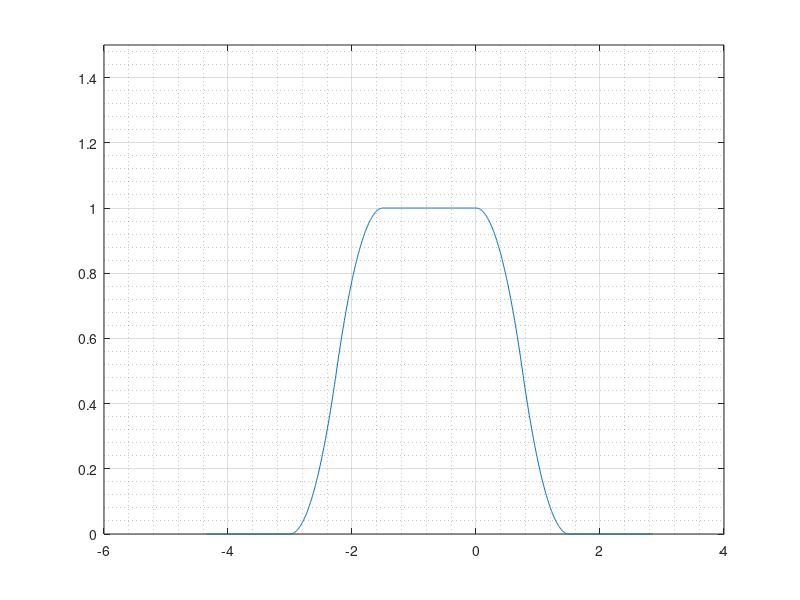

Write the MATLAB code that produced this figure.
function lab2

t=linspace(-1.2,1.2,1000);

b=0.5;
y=pB(t,b);
t=(t-0.25)/(0.5/(1+0.5));
plot(t,y);
ylim([0 1.5])

grid on
grid minor

function y=pB(t,b)

    L=length(t);
    y=zeros([1 L]);
    for k=1:L
        if (t(k) > b/2+0.5) || (t(k) < (-b/2)-0.5)
            y(k)=0;
        elseif (t(k) <= 0.5+ b/2) && (t(k) >=0.5)
            y(k)=(4*t(k)^2 -(4*b+4)*t(k) + b^2 + 2*b +1)/(2*b^2);
        elseif (t(k) >= -0.5) && (t(k) <= b/2 - 0.5)
            y(k)=0.5-(4*t(k)^2 +(4-4*b)*t(k) - 2*b +1)/(2*b^2);
        elseif (t(k) >= -b/2-0.5) && (t(k) <= -0.5)
            y(k)=(4*t(k)^2 +(4*b+4)*t(k) + b^2 + 2*b +1)/(2*b^2);
        elseif t(k) >=-b/2+0.5
            y(k)=0.5-(4*t(k)^2 +(4*b-4)*t(k) - 2*b +1)/(2*b^2);
        else
            y(k)=1;
        end
    end
end

end

function yT = U(T,a,b,U1,U2,n1,n2)


end